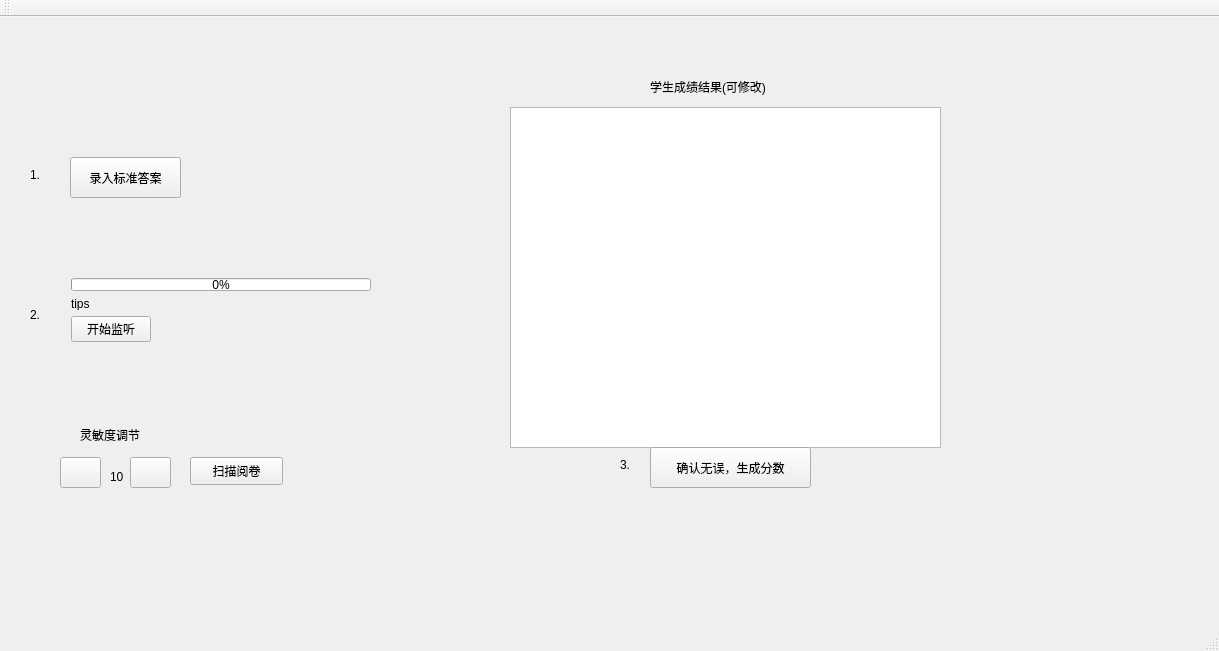
<?xml version="1.0" encoding="UTF-8"?>
<ui version="4.0">
 <class>MainWindow</class>
 <widget class="QMainWindow" name="MainWindow">
  <property name="geometry">
   <rect>
    <x>0</x>
    <y>0</y>
    <width>1219</width>
    <height>651</height>
   </rect>
  </property>
  <property name="windowTitle">
   <string>懒人阅卷</string>
  </property>
  <property name="styleSheet">
   <string notr="true">border-image: url(:/new/prefix1/back.jpg);</string>
  </property>
  <widget class="QWidget" name="centralWidget">
   <widget class="QPushButton" name="pushButton_2">
    <property name="geometry">
     <rect>
      <x>190</x>
      <y>440</y>
      <width>93</width>
      <height>28</height>
     </rect>
    </property>
    <property name="text">
     <string>扫描阅卷</string>
    </property>
   </widget>
   <widget class="QTextEdit" name="textEdit">
    <property name="geometry">
     <rect>
      <x>510</x>
      <y>90</y>
      <width>431</width>
      <height>341</height>
     </rect>
    </property>
   </widget>
   <widget class="QLabel" name="label_2">
    <property name="geometry">
     <rect>
      <x>650</x>
      <y>60</y>
      <width>171</width>
      <height>20</height>
     </rect>
    </property>
    <property name="text">
     <string>学生成绩结果(可修改)</string>
    </property>
   </widget>
   <widget class="QPushButton" name="pushButton">
    <property name="geometry">
     <rect>
      <x>70</x>
      <y>140</y>
      <width>111</width>
      <height>41</height>
     </rect>
    </property>
    <property name="styleSheet">
     <string notr="true">background-image: url(:/new/prefix1/C:/Users/cwl/Desktop/素材/answer.jpg);</string>
    </property>
    <property name="text">
     <string>录入标准答案</string>
    </property>
   </widget>
   <widget class="QLabel" name="label_3">
    <property name="geometry">
     <rect>
      <x>30</x>
      <y>150</y>
      <width>16</width>
      <height>16</height>
     </rect>
    </property>
    <property name="text">
     <string>1.</string>
    </property>
   </widget>
   <widget class="QLabel" name="label_4">
    <property name="geometry">
     <rect>
      <x>30</x>
      <y>290</y>
      <width>16</width>
      <height>16</height>
     </rect>
    </property>
    <property name="text">
     <string>2.</string>
    </property>
   </widget>
   <widget class="QLabel" name="label_5">
    <property name="geometry">
     <rect>
      <x>620</x>
      <y>440</y>
      <width>16</width>
      <height>16</height>
     </rect>
    </property>
    <property name="text">
     <string>3.</string>
    </property>
   </widget>
   <widget class="QPushButton" name="pushButton_3">
    <property name="geometry">
     <rect>
      <x>650</x>
      <y>430</y>
      <width>161</width>
      <height>41</height>
     </rect>
    </property>
    <property name="text">
     <string>确认无误，生成分数</string>
    </property>
   </widget>
   <widget class="QWidget" name="layoutWidget">
    <property name="geometry">
     <rect>
      <x>60</x>
      <y>250</y>
      <width>322</width>
      <height>86</height>
     </rect>
    </property>
    <layout class="QVBoxLayout" name="verticalLayout_2">
     <item>
      <layout class="QVBoxLayout" name="verticalLayout">
       <item>
        <widget class="QProgressBar" name="serverProgressBar">
         <property name="value">
          <number>0</number>
         </property>
        </widget>
       </item>
       <item>
        <widget class="QLabel" name="serverStatusLabel">
         <property name="text">
          <string>tips</string>
         </property>
        </widget>
       </item>
      </layout>
     </item>
     <item>
      <layout class="QHBoxLayout" name="horizontalLayout">
       <item>
        <widget class="QPushButton" name="startButton">
         <property name="text">
          <string>开始监听</string>
         </property>
        </widget>
       </item>
       <item>
        <spacer name="horizontalSpacer">
         <property name="orientation">
          <enum>Qt::Horizontal</enum>
         </property>
         <property name="sizeHint" stdset="0">
          <size>
           <width>218</width>
           <height>20</height>
          </size>
         </property>
        </spacer>
       </item>
      </layout>
     </item>
    </layout>
   </widget>
   <widget class="QLabel" name="label_6">
    <property name="geometry">
     <rect>
      <x>980</x>
      <y>150</y>
      <width>151</width>
      <height>16</height>
     </rect>
    </property>
    <property name="text">
     <string/>
    </property>
   </widget>
   <widget class="QLabel" name="label_7">
    <property name="geometry">
     <rect>
      <x>980</x>
      <y>210</y>
      <width>141</width>
      <height>16</height>
     </rect>
    </property>
    <property name="text">
     <string/>
    </property>
   </widget>
   <widget class="QLabel" name="label_8">
    <property name="geometry">
     <rect>
      <x>980</x>
      <y>270</y>
      <width>151</width>
      <height>16</height>
     </rect>
    </property>
    <property name="text">
     <string/>
    </property>
   </widget>
   <widget class="QLabel" name="label_9">
    <property name="geometry">
     <rect>
      <x>980</x>
      <y>380</y>
      <width>141</width>
      <height>16</height>
     </rect>
    </property>
    <property name="text">
     <string/>
    </property>
   </widget>
   <widget class="QPushButton" name="pushButton_4">
    <property name="geometry">
     <rect>
      <x>60</x>
      <y>440</y>
      <width>41</width>
      <height>31</height>
     </rect>
    </property>
    <property name="styleSheet">
     <string notr="true">background-image: url(:/new/prefix1/-.jpg);
image: url(:/new/prefix1/-.jpg);</string>
    </property>
    <property name="text">
     <string/>
    </property>
   </widget>
   <widget class="QLabel" name="label">
    <property name="geometry">
     <rect>
      <x>110</x>
      <y>450</y>
      <width>41</width>
      <height>20</height>
     </rect>
    </property>
    <property name="text">
     <string>10</string>
    </property>
   </widget>
   <widget class="QPushButton" name="pushButton_5">
    <property name="geometry">
     <rect>
      <x>130</x>
      <y>440</y>
      <width>41</width>
      <height>31</height>
     </rect>
    </property>
    <property name="styleSheet">
     <string notr="true">image: url(:/new/prefix1/+.jpg);</string>
    </property>
    <property name="text">
     <string/>
    </property>
   </widget>
   <widget class="QLabel" name="label_10">
    <property name="geometry">
     <rect>
      <x>80</x>
      <y>410</y>
      <width>81</width>
      <height>16</height>
     </rect>
    </property>
    <property name="text">
     <string>灵敏度调节</string>
    </property>
   </widget>
   <widget class="QLabel" name="label_11">
    <property name="geometry">
     <rect>
      <x>30</x>
      <y>20</y>
      <width>201</width>
      <height>16</height>
     </rect>
    </property>
    <property name="text">
     <string/>
    </property>
   </widget>
   <widget class="QLabel" name="label_12">
    <property name="geometry">
     <rect>
      <x>980</x>
      <y>80</y>
      <width>141</width>
      <height>16</height>
     </rect>
    </property>
    <property name="text">
     <string/>
    </property>
   </widget>
  </widget>
  <widget class="QMenuBar" name="menuBar">
   <property name="geometry">
    <rect>
     <x>0</x>
     <y>0</y>
     <width>1219</width>
     <height>26</height>
    </rect>
   </property>
  </widget>
  <widget class="QToolBar" name="mainToolBar">
   <attribute name="toolBarArea">
    <enum>TopToolBarArea</enum>
   </attribute>
   <attribute name="toolBarBreak">
    <bool>false</bool>
   </attribute>
  </widget>
  <widget class="QStatusBar" name="statusBar"/>
 </widget>
 <layoutdefault spacing="6" margin="11"/>
 <resources/>
 <connections/>
</ui>
